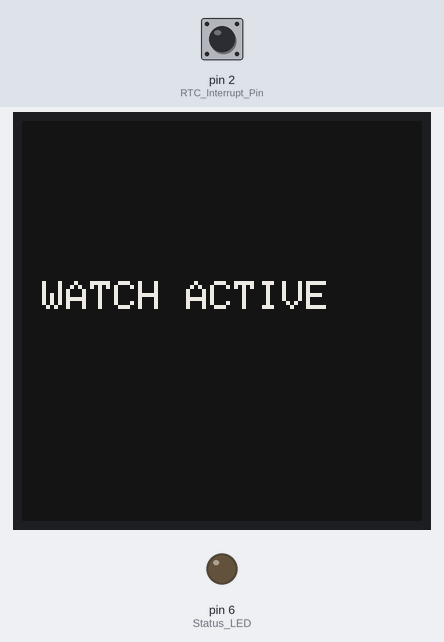
Bench run of a sketch on a simulated Arduino Uno, built for the host (arithmetic inside an expression is 32-bit, double 64-bit). Shown: 200×200 one-colour display, output pins drawn as LEDs (lit = HIGH). Wiring (inferred from the names in the program): PCF8563 clock at I2C address 0x51. The inputs (shaded band) are chosen by the test bench; at power-on: pin 2 (RTC_Interrupt_Pin) HIGH. The local clock reads 2024-03-15 10:24:30 at power-on unless the sketch sets it; what the sketch prints to the serial monitor is not drawn.

Above: at 4.4 s.
4.5 s: pin 2 (RTC_Interrupt_Pin) pulled LOW for 0.15 s
At 4.9 s:
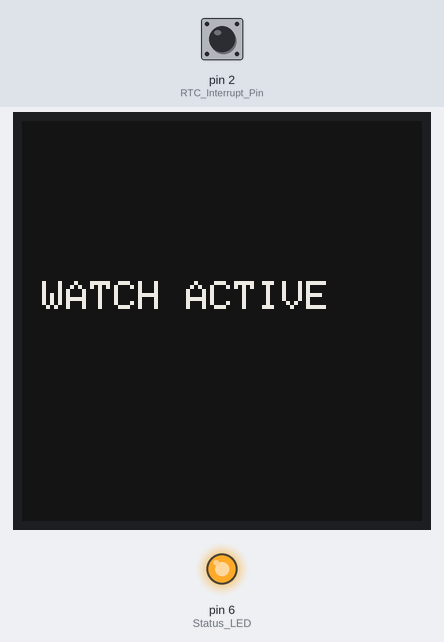
At 5.5 s:
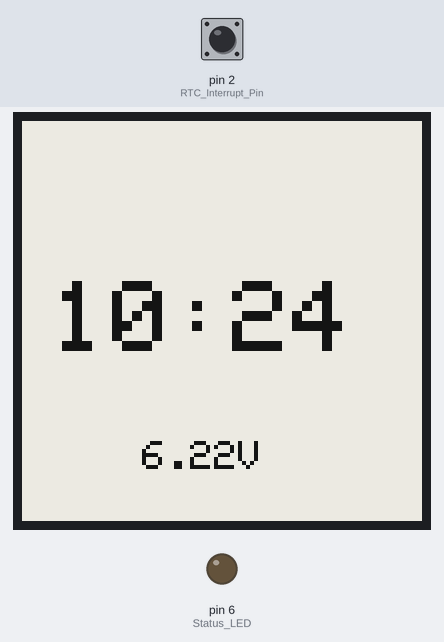
6.6 s: pin 2 (RTC_Interrupt_Pin) pulled LOW for 1 s
At 8.6 s:
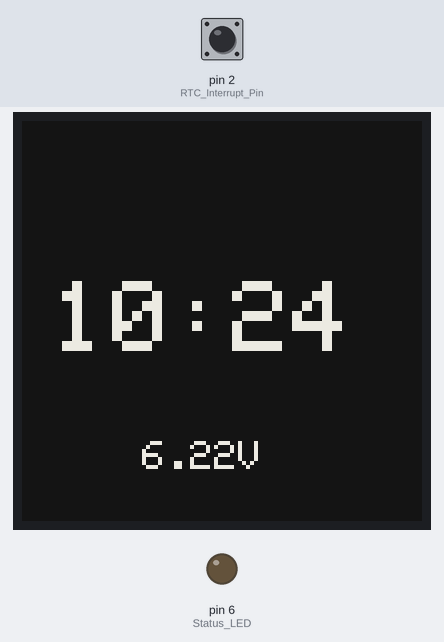
Timing chart, 0 to 10.1 s (numbered marks = the images above; inputs shaded):
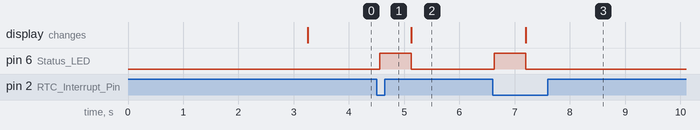

Measured:
- after the input at 4.5 s, pin 6 (Status_LED): LOW → HIGH after 0.05 s, → LOW 0.57 s later
- after the input at 6.6 s, pin 6 (Status_LED): LOW → HIGH at once, → LOW 0.57 s later; the display: first differs from a run without the input after 0.60 s (image 3)

The sketch:

09_DeepSleepIntegrated.ino
```cpp
#include <Wire.h>
#include <avr/sleep.h>
#include <GxEPD2_BW.h>
#include <Adafruit_GFX.h>
#include "RTClib.h"

// 32-row page height to keep SRAM usage around 1KB
GxEPD2_BW<GxEPD2_154_D67, 32> display(GxEPD2_154_D67(10, 9, 8, 7));
RTC_PCF8563 rtc;

volatile bool RTC_Triggered = false;
bool isDarkMode = true; // NEW: Tracks the current visual state

// Reads internal 1.1V reference to calculate VCC
float getBatteryVoltage() {
  ADMUX = _BV(REFS0) | _BV(MUX3) | _BV(MUX2) | _BV(MUX1);
  delay(2);
  ADCSRA |= _BV(ADSC);
  while (bit_is_set(ADCSRA, ADSC));
  uint8_t low  = ADCL;
  uint8_t high = ADCH;
  long result = (high << 8) | low;
  float vcc = 1400000L / result;
  return vcc / 1000.0;
}

void setup() {
  Serial.begin(115200);
  delay(1000);
  Serial.println(F("\n--- VANCOUVER WATCH: SYSTEM START ---"));

  pinMode(6, OUTPUT); // Status LED
  pinMode(2, INPUT_PULLUP); // RTC Interrupt Pin

  // 1. I2C & RTC SETUP
  Wire.begin();
  Wire.setClock(10000); // 10kHz for max stability
  rtc.begin();
  initRTC(); // Configure sleep timer

  // 2. INITIAL FULL REFRESH (Clears ghosting)
  display.init(115200, true, 2, false);
  display.setRotation(3);
  display.setFullWindow();
  display.firstPage();
  do {
    // Dark Mode Background
    display.fillScreen(GxEPD_BLACK);
    display.setTextColor(GxEPD_WHITE);
    display.setTextSize(2);
    display.setCursor(10, 80);
    display.print(F("WATCH ACTIVE"));
  } while (display.nextPage());
  display.powerOff();

  // 3. ATTACH INTERRUPT
  attachInterrupt(digitalPinToInterrupt(2), wakeUpISR, LOW);

  Serial.println(F("Setup Complete. Entering Sleep..."));
  Serial.flush();
}

void loop() {
  if (RTC_Triggered) {
    detachInterrupt(digitalPinToInterrupt(2)); // Stop the madness
    digitalWrite(6, HIGH);

    clearRTCInterrupt();

    DateTime now = rtc.now();
    float batt = getBatteryVoltage();
    isDarkMode = !isDarkMode;
    updateDisplay(now, batt, isDarkMode);

    RTC_Triggered = false;
    digitalWrite(6, LOW);

    // 3. RE-ATTACH right before going back to sleep
    attachInterrupt(digitalPinToInterrupt(2), wakeUpISR, LOW);
  }

  set_sleep_mode(SLEEP_MODE_PWR_DOWN);
  sleep_enable();
  sleep_cpu();
  sleep_disable();
}

void wakeUpISR() {
  RTC_Triggered = true;
}

void initRTC() {
  // 1. Reset Control 1 (Standard start)
  writeRTC(0x00, 0x00);

  // 2. Control 2 (Register 0x01)
  // We need Bit 0 (TIE) = 1 to allow the timer to trigger the INT pin.
  // 0x01 = 0000 0001
  writeRTC(0x01, 0x01);

  // 3. Timer Control (Register 0x0E)
  // TE=1, TD=10 (1Hz clock)
  writeRTC(0x0E, 0x82);

  // 4. Set Timer to 60 seconds
  writeRTC(0x0F, 0x3C);

  Serial.println(F("RTC: Hardware Interrupts Enabled (60s)"));
}

void clearRTCInterrupt() {
  // IMPORTANT: We must keep TIE (Bit 0) enabled while clearing the flag (Bit 3)
  // If we write 0x00, we turn off the interrupt capability!
  // Write 0x01 to keep Timer Interrupt Enabled but clear the Flag.
  writeRTC(0x01, 0x01);
  Serial.println(F("RTC: Flag Cleared, Interrupts Armed."));
}

// NEW: Add the boolean parameter
void updateDisplay(DateTime now, float batt, bool darkMode) {
  digitalWrite(8, LOW); delay(10); digitalWrite(8, HIGH); delay(10);

  display.init(115200, false);
  display.setPartialWindow(0, 0, display.width(), display.height());
  display.firstPage();

  // NEW: Ternary operators to swap foreground and background
  uint16_t bgColor = darkMode ? GxEPD_BLACK : GxEPD_WHITE;
  uint16_t fgColor = darkMode ? GxEPD_WHITE : GxEPD_BLACK;

  do {
    display.fillScreen(bgColor);
    display.setTextColor(fgColor);

    // --- Time (HH:MM) ---
    display.setCursor(15, 80);
    display.setTextSize(5);

    if(now.hour() < 10) display.print('0');
    display.print(now.hour());
    display.print(':');
    if(now.minute() < 10) display.print('0');
    display.print(now.minute());

    // --- Battery ---
    display.setTextSize(2);
    display.setCursor(60, 160);
    display.print(batt);
    display.print(F("V"));

  } while (display.nextPage());
  display.powerOff();
}

void writeRTC(byte reg, byte data) {
  Wire.beginTransmission(0x51);
  Wire.write(reg);
  Wire.write(data);
  byte result = Wire.endTransmission();

  if (result != 0) {
    Serial.print(F("I2C WRITE ERROR: "));
    Serial.println(result);
    // Force a bus reset if it hangs
    Wire.begin();
  }
}
```
